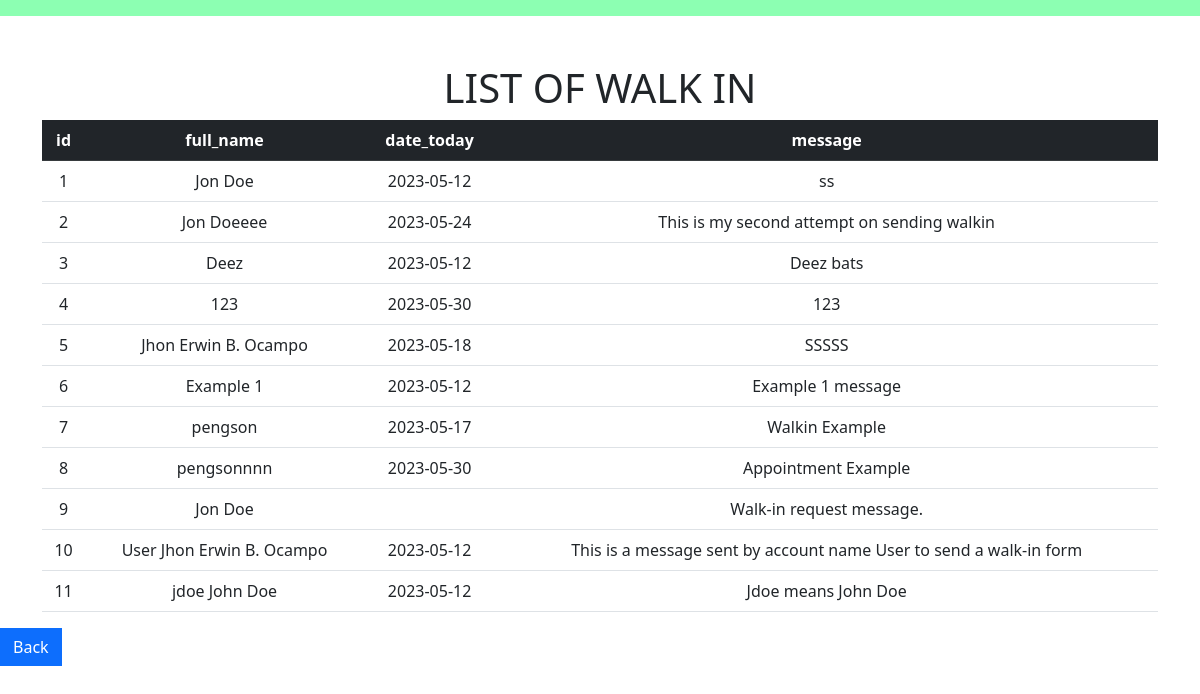
/walkin.php, run on the app's committed database.
### tables this page shows
CREATE TABLE `walkin` (
  `id` int(11) NOT NULL,
  `full_name` varchar(255) NOT NULL,
  `date_today` varchar(255) NOT NULL,
  `message` varchar(255) NOT NULL,
  `user_name` varchar(255) NOT NULL
);

### walkin.php (the view, shortened to what this page needs)
<?php
include "db_conn.php";
?>
<!DOCTYPE html>
<html lang="en">
<head>
  <link href="https://cdn.jsdelivr.net/npm/bootstrap@5.2.3/dist/css/bootstrap.min.css" rel="stylesheet">
  <link rel="stylesheet" href="https://cdnjs.cloudflare.com/ajax/libs/font-awesome/6.4.0/css/all.min.css" />
</head>
<body>
  <nav class="navbar navbar-light justify-content-center fs-3 mb-5" style="background-color: #00ff5573;">
  </nav>
  <h1 class="text-center">LIST OF WALK IN</h1>
  <div class="container">
    <table class="table table-hover text-center">
      <thead class="table-dark">
        <tr>
          <th scope="col">id</th>
          <th scope="col">full_name</th>
          <th scope="col">date_today</th>
          <th scope="col">message</th>
        </tr>
      </thead>
      <tbody>
        <?php
        $sql = "SELECT * FROM `walkin`";
        $result = mysqli_query($conn, $sql);
        while ($row = mysqli_fetch_assoc($result)) {
        ?>
          <tr>
            <td><?php echo $row["id"] ?></td>
            <td><?php echo $row["full_name"] ?></td>
            <td><?php echo $row["date_today"] ?></td>
            <td><?php echo $row["message"] ?></td>
          </tr>
        <?php
        }
        ?>
      </tbody>
    </table>
  </div>
          <button name="back" id= "back" type="submit" class="btn btn-primary rounded-0 btn-block">Back</button>
</body>
</html>

### data on the page
walkin: id "1", full_name "Jon Doe", date_today "2023-05-12", message "ss"
walkin: id "2", full_name "Jon Doeeee", date_today "2023-05-24", message "This is my second attempt on sending walkin"
walkin: id "3", full_name "Deez", date_today "2023-05-12", message "Deez bats"
walkin: id "4", full_name "123", date_today "2023-05-30", message "123"
walkin: id "5", full_name "Jhon Erwin B. Ocampo", date_today "2023-05-18", message "SSSSS"
walkin: id "6", full_name "Example 1", date_today "2023-05-12", message "Example 1 message"
walkin: id "7", full_name "pengson", date_today "2023-05-17", message "Walkin Example"
walkin: id "8", full_name "pengsonnnn", date_today "2023-05-30", message "Appointment Example"
walkin: id "9", full_name "Jon Doe", message "Walk-in request message."
walkin: id "10", full_name "User Jhon Erwin B. Ocampo", date_today "2023-05-12", message "This is a message sent by account name User to send a walk-in form"
walkin: id "11", full_name "jdoe John Doe", date_today "2023-05-12", message "Jdoe means John Doe"
